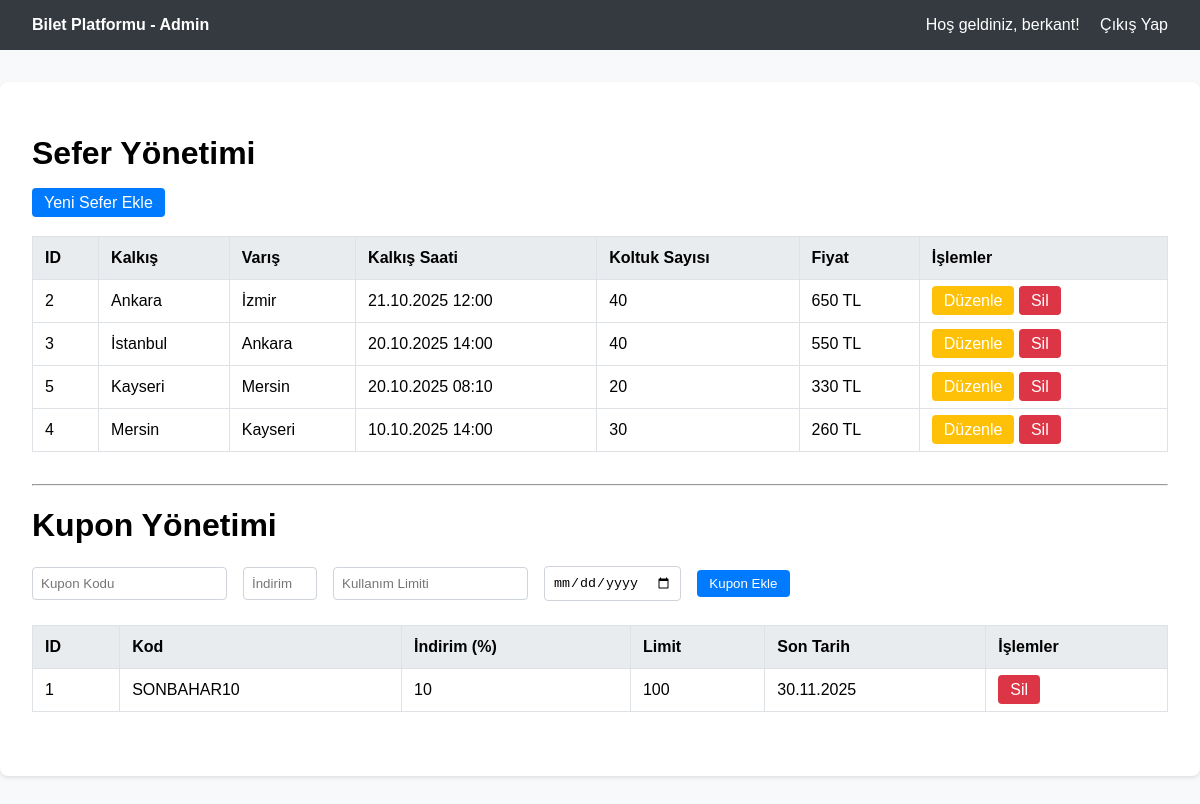
The app's page /index.php?page=company_admin_panel (signed in), older data.
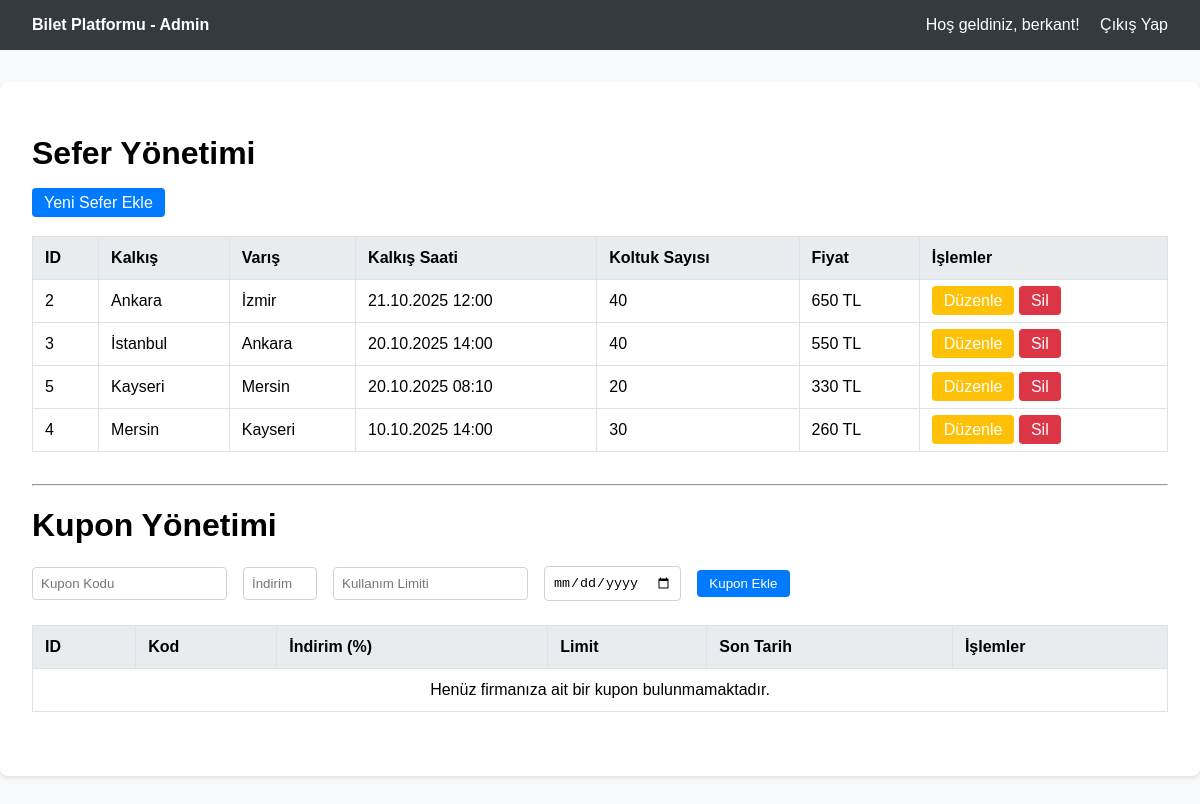
The same page, newer data.
### tables this page shows
CREATE TABLE "trips" (
	"id"	INTEGER PRIMARY KEY AUTOINCREMENT,
	"company_id"	INTEGER NOT NULL,
	"departure_location"	TEXT NOT NULL,
	"arrival_location"	TEXT NOT NULL,
	"departure_time"	TEXT NOT NULL,
	"arrival_time"	TEXT NOT NULL,
	"seat_count"	INTEGER NOT NULL,
	"price"	REAL NOT NULL,
	"created_at"	TEXT DEFAULT CURRENT_TIMESTAMP,
	FOREIGN KEY("company_id") REFERENCES "companies"("id")
);

CREATE TABLE "coupons" (
	"id"	INTEGER PRIMARY KEY AUTOINCREMENT,
	"code"	TEXT NOT NULL UNIQUE,
	"discount_rate"	INTEGER NOT NULL,
	"usage_limit"	INTEGER NOT NULL,
	"expire_date"	TEXT NOT NULL,
	"created_at"	TEXT DEFAULT CURRENT_TIMESTAMP
, company_id INTEGER REFERENCES companies(id));

### views/company_admin_panel.php (the view, shortened to what this page needs)
<?php
require_once __DIR__ . '/../config/database.php';
$company_id = $_SESSION['company_id'];
$stmt_trips = $pdo->prepare("SELECT * FROM trips WHERE company_id = ? ORDER BY departure_time DESC");
$stmt_trips->execute([$company_id]);
$company_trips = $stmt_trips->fetchAll();
$stmt_coupons = $pdo->prepare("SELECT * FROM coupons WHERE company_id = ? ORDER BY expire_date DESC");
$stmt_coupons->execute([$company_id]);
$company_coupons = $stmt_coupons->fetchAll();
?>
<!DOCTYPE html>
<html lang="tr">
<head>
</head>
<body>
    <nav class="navbar">
        <a href="/index.php?page=company_admin_panel" style="font-weight: bold;">Bilet Platformu - Admin</a>
        <div>
            <span>Hoş geldiniz, <?php echo htmlspecialchars($_SESSION['user_name']); ?>!</span>
            <a href="/index.php?action=logout">Çıkış Yap</a>
        </div>
    </nav>
    <div class="container">
        <div class="section">
            <h1>Sefer Yönetimi</h1>
            <a href="/index.php?page=add_trip" class="btn btn-primary">Yeni Sefer Ekle</a>
            <table>
                <thead>
                    <tr><th>ID</th><th>Kalkış</th><th>Varış</th><th>Kalkış Saati</th><th>Koltuk Sayısı</th><th>Fiyat</th><th>İşlemler</th></tr>
                </thead>
                <tbody>
                    <?php if (empty($company_trips)): ?>
                        <tr><td colspan="7" style="text-align: center;">Henüz firmanıza ait bir sefer bulunmamaktadır.</td></tr>
                    <?php else: ?>
                        <?php foreach ($company_trips as $trip): ?>
                            <tr>
                                <td><?php echo htmlspecialchars($trip['id']); ?></td>
                                <td><?php echo htmlspecialchars($trip['departure_location']); ?></td>
                                <td><?php echo htmlspecialchars($trip['arrival_location']); ?></td>
                                <td><?php echo date('d.m.Y H:i', strtotime($trip['departure_time'])); ?></td>
                                <td><?php echo htmlspecialchars($trip['seat_count']); ?></td>
                                <td><?php echo htmlspecialchars($trip['price']); ?> TL</td>
                                <td>
                                    <a href="/index.php?page=edit_trip&trip_id=<?php echo $trip['id']; ?>" class="btn btn-warning">Düzenle</a>
                                    <a href="/index.php?action=delete_trip&trip_id=<?php echo $trip['id']; ?>" class="btn btn-danger" onclick="return confirm('Bu seferi ve ilişkili tüm biletleri kalıcı olarak silmek istediğinizden emin misiniz? Bu işlem geri alınamaz.');">Sil</a>
                                </td>
                            </tr>
                        <?php endforeach; ?>
                    <?php endif; ?>
                </tbody>
            </table>
        </div>
        <hr>
        <div class="section">
            <h1>Kupon Yönetimi</h1>
            <form action="/index.php?action=add_company_coupon" method="POST" class="form-inline">
                <input type="text" name="code" placeholder="Kupon Kodu" required>
                <input type="number" name="discount_rate" placeholder="İndirim Oranı (%)" min="1" max="100" required>
                <input type="number" name="usage_limit" placeholder="Kullanım Limiti" min="1" required>
                <input type="date" name="expire_date" required>
                <button type="submit" class="btn btn-primary">Kupon Ekle</button>
            </form>
            <table>
                <thead>
                    <tr><th>ID</th><th>Kod</th><th>İndirim (%)</th><th>Limit</th><th>Son Tarih</th><th>İşlemler</th></tr>
                </thead>
                <tbody>
                    <?php if (empty($company_coupons)): ?>
                        <tr><td colspan="6" style="text-align: center;">Henüz firmanıza ait bir kupon bulunmamaktadır.</td></tr>
                    <?php else: ?>
                        <?php foreach ($company_coupons as $coupon): ?>
                            <tr>
                                <td><?php echo htmlspecialchars($coupon['id']); ?></td>
                                <td><?php echo htmlspecialchars($coupon['code']); ?></td>
                                <td><?php echo htmlspecialchars($coupon['discount_rate']); ?></td>
                                <td><?php echo htmlspecialchars($coupon['usage_limit']); ?></td>
                                <td><?php echo date('d.m.Y', strtotime($coupon['expire_date'])); ?></td>
                                <td><a href="/index.php?action=delete_company_coupon&coupon_id=<?php echo $coupon['id']; ?>" class="btn btn-danger" onclick="return confirm('Bu kuponu kalıcı olarak silmek istediğinizden emin misiniz?');">Sil</a></td>
                            </tr>
                        <?php endforeach; ?>
                    <?php endif; ?>
                </tbody>
            </table>
        </div>
    </div>
</body>
</html>

### public/index.php (shortened to what this page needs)
<?php
$page = $_GET['page'] ?? 'home';
$allowed_pages = ['home', 'register', 'login', 'purchase', 'my-tickets', 'company_admin_panel', 'add_trip', 'edit_trip', 'admin_panel'];
if (in_array($page, $allowed_pages) && file_exists(__DIR__ . "/../views/{$page}.php")) {
    require_once __DIR__ . "/../views/{$page}.php";
} elseif ($page === 'home' && file_exists(__DIR__ . "/../views/home.php")) {
    require_once __DIR__ . "/../views/home.php";
} else {
    if (!isset($_GET['action'])) {
        http_response_code(404);
        echo "<h1>404 Sayfa Bulunamadı</h1>";
    }
}

### views/company_admin_panel.php (style rules this page uses)
body { font-family: sans-serif; margin: 0; background-color: #f8f9fa; }
.navbar { background-color: #343a40; padding: 1rem; color: white; display: flex; justify-content: space-between; align-items: center; }
.navbar a { color: white; text-decoration: none; margin: 0 1rem; }
.container { max-width: 1140px; margin: 2rem auto; padding: 2rem; background-color: white; border-radius: 8px; box-shadow: 0 2px 4px rgba(0,0,0,0.1); }
.section { margin-bottom: 2rem; }
table { width: 100%; border-collapse: collapse; margin-top: 1.5rem; }
th, td { border: 1px solid #dee2e6; padding: 0.75rem; text-align: left; }
th { background-color: #e9ecef; }
.form-inline { display: flex; gap: 1rem; align-items: center; flex-wrap: wrap; }
.form-inline input, .form-inline select { padding: .5rem; border: 1px solid #ced4da; border-radius: 4px; }
.btn { text-decoration: none; padding: 0.375rem 0.75rem; border-radius: 4px; color: white; cursor: pointer; border: none; }
.btn-primary { background-color: #007bff; }
.btn-warning { background-color: #ffc107; }
.btn-danger { background-color: #dc3545; }

Row changes from the older to the newer data that the page shows:
removed coupons: id "1", code "SONBAHAR10", discount_rate "10", usage_limit "100", expire_date "30.11.2025"
Text that changed along with them:
text now shown: "Henüz firmanıza ait bir kupon bulunmamaktadır."
